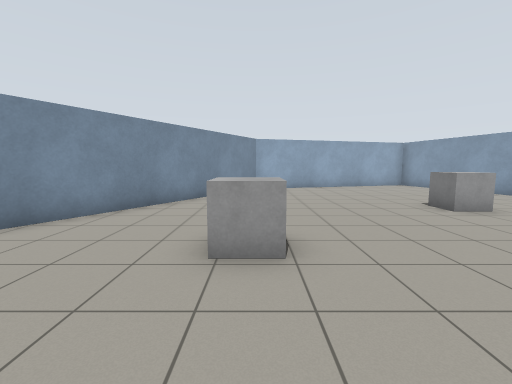
View 1 (above)

16 first-person views from a walk through a Gazebo world. The camera is 1.2 m above the floor, tilts 6° down and sees 90° across. The floor is counted in squares, 1 m on a side. Each view is taken from the middle of a square. On the plan, view 1 faces up. The plan holds only what a view shows up to about 12 squares ahead; the rest is blank.

View 2
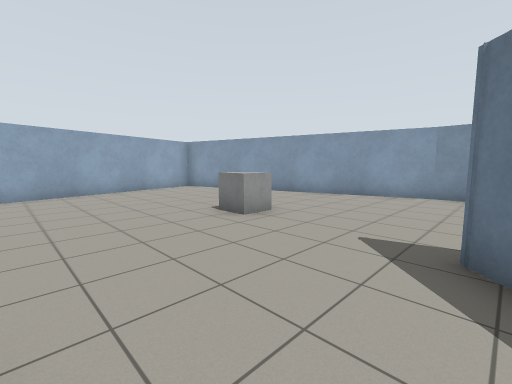

View 3
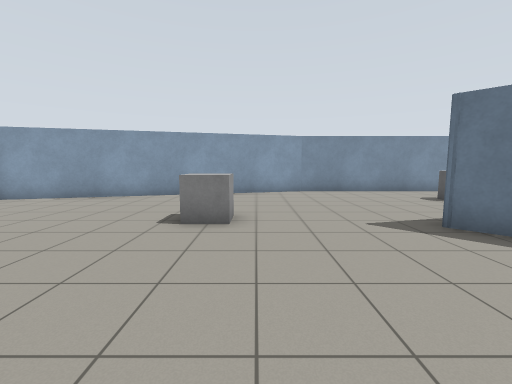

View 4
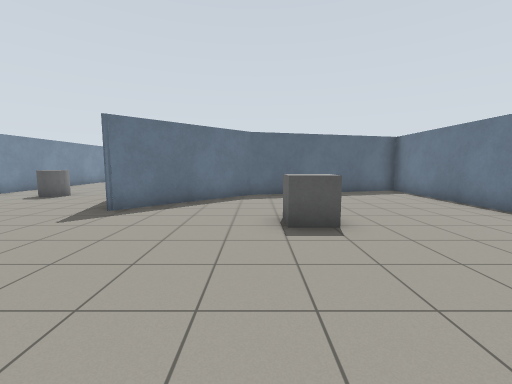

View 5
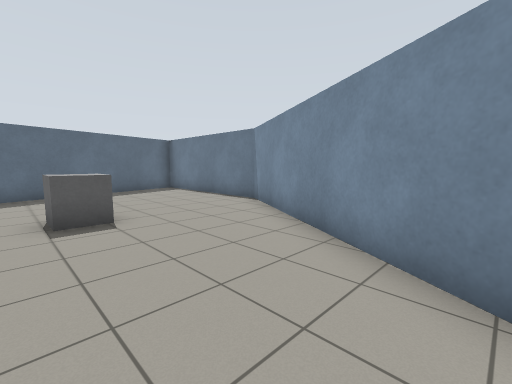

View 6
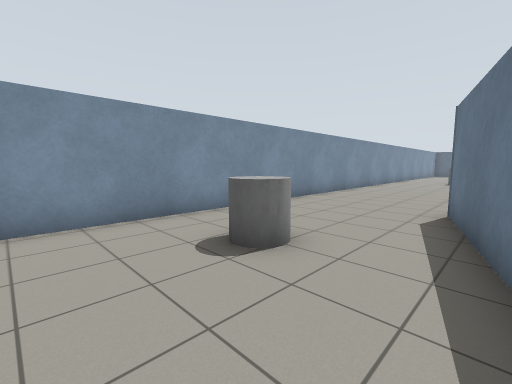

View 7
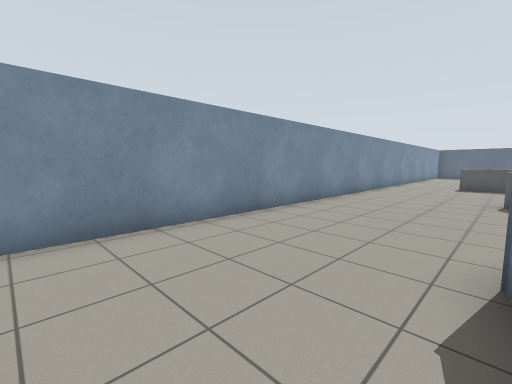

View 8
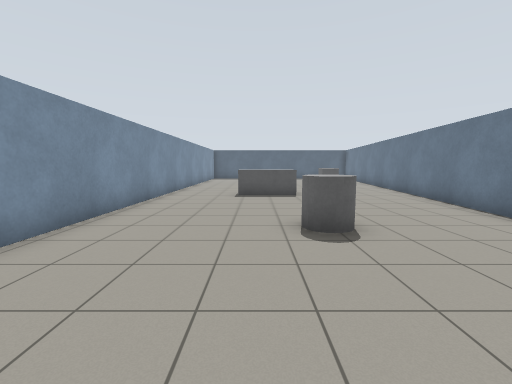

View 9
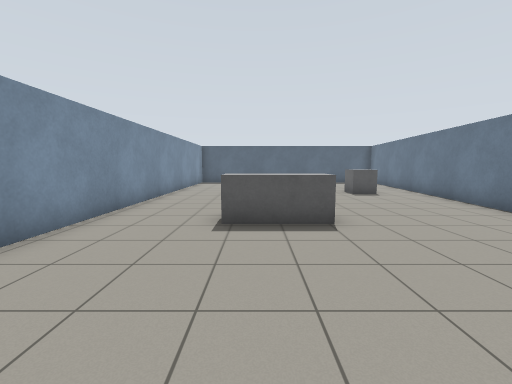

View 10
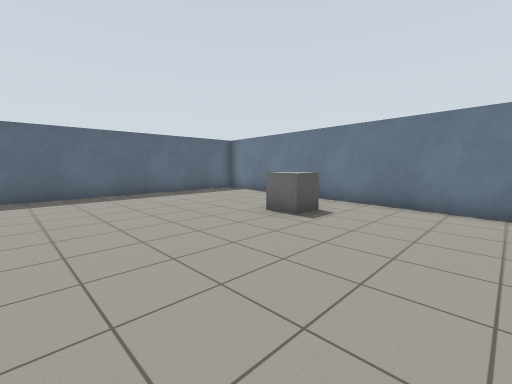

View 11
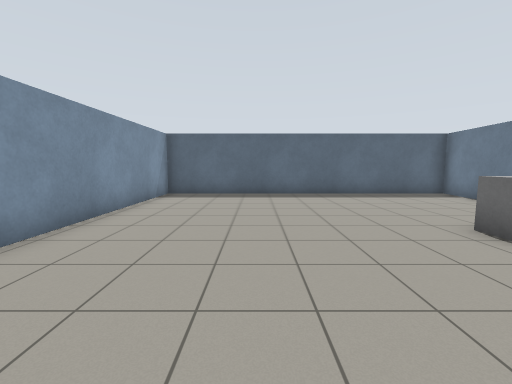

View 12
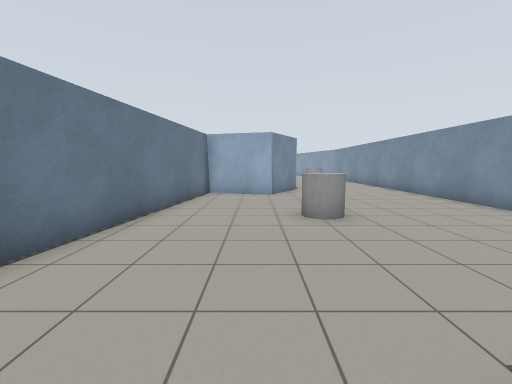

View 13
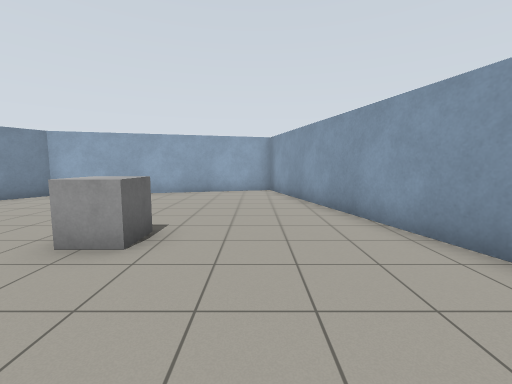

View 14
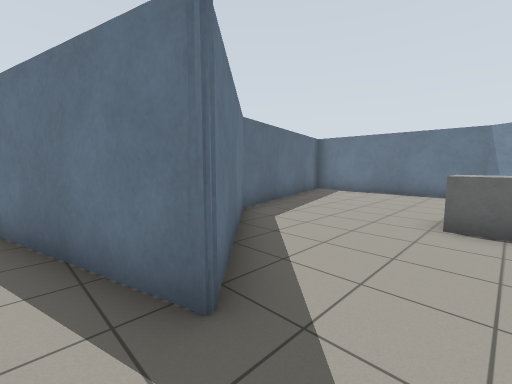

View 15
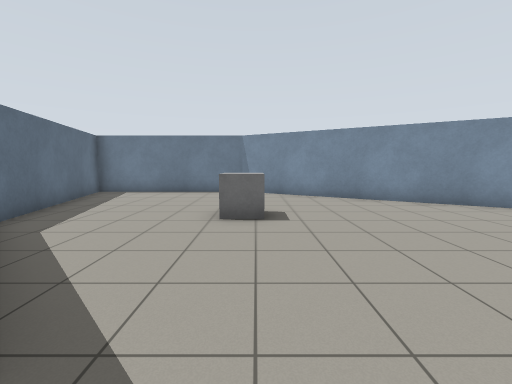

View 16
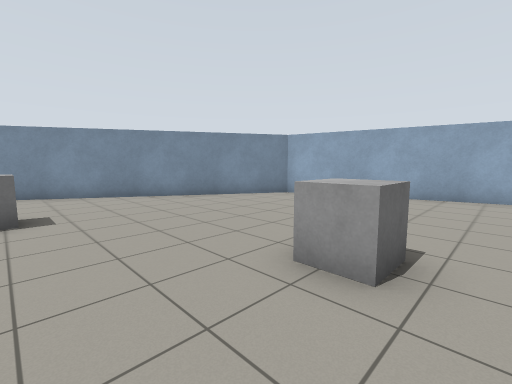

### Floor plan
Points are (right, up) in squares from view 1. A wall is a line through its corners. A room is listed if a view was taken in it or the views show most of it. See-through windows are left out.
Room 1 (views 1, 2, 3, 4, 5, 6, 7, 8, 9, 10, 11, 12, 13, 14, 15, 16)
walls: (6.7, -5.8) (5.6, -7.7) (2.9, -6.9) (0, -29.8) (11.7, -29.8) (11.7, 4); (11.7, 3.9) (8.7, 15.1); (8.1, 15.1) (0, 13) (-5.5, 3.4) (-5.5, -3.1) (1.2, -1.3) (4.9, 2.4) (7, -5.4)
objects: grey box (0, 3) to (0, 4); grey box (3, -23) to (4, -23); grey box (5, 7) to (6, 7); grey cylinder (6, -12) to (7, -12); grey box (7, -18) to (8, -17); grey cylinder (9, -1)

Where each view was taken, in squares from view 1:
view 1: 0 up, 0 right, facing up
view 2: 2 up, 1 right, facing up-right
view 3: 6 up, 0 right, facing right
view 4: 9 up, 1 right, facing down
view 5: 10 up, 1 right, facing down-left
view 6: 2 up, 6 right, facing down-right
view 7: 2 down, 7 right, facing down-right
view 8: 7 down, 8 right, facing down
view 9: 12 down, 8 right, facing down
view 10: 19 down, 9 right, facing down-left
view 11: 19 down, 8 right, facing down
view 12: 18 down, 5 right, facing up
view 13: 3 up, 8 right, facing up
view 14: 4 up, 6 right, facing down-left
view 15: 4 up, 6 right, facing left
view 16: 4 up, 7 right, facing up-left
